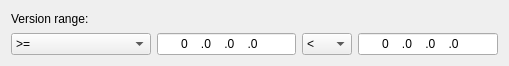
<?xml version="1.0" encoding="UTF-8"?>
<ui version="4.0">
 <class>Form</class>
 <widget class="QWidget" name="Form">
  <property name="geometry">
   <rect>
    <x>0</x>
    <y>0</y>
    <width>509</width>
    <height>66</height>
   </rect>
  </property>
  <property name="windowTitle">
   <string>Form</string>
  </property>
  <layout class="QGridLayout" name="gridLayout">
   <item row="0" column="0">
    <widget class="QLabel" name="rangeLabel">
     <property name="text">
      <string>Version range:</string>
     </property>
     <property name="buddy">
      <cstring>minComboBox</cstring>
     </property>
    </widget>
   </item>
   <item row="1" column="0">
    <widget class="QComboBox" name="minComboBox">
     <property name="sizePolicy">
      <sizepolicy hsizetype="Preferred" vsizetype="Fixed">
       <horstretch>0</horstretch>
       <verstretch>0</verstretch>
      </sizepolicy>
     </property>
     <property name="minimumSize">
      <size>
       <width>50</width>
       <height>0</height>
      </size>
     </property>
     <item>
      <property name="text">
       <string>&gt;=</string>
      </property>
     </item>
     <item>
      <property name="text">
       <string>&gt;</string>
      </property>
     </item>
    </widget>
   </item>
   <item row="1" column="1">
    <widget class="QLineEdit" name="minLineEdit">
     <property name="sizePolicy">
      <sizepolicy hsizetype="Preferred" vsizetype="Fixed">
       <horstretch>0</horstretch>
       <verstretch>0</verstretch>
      </sizepolicy>
     </property>
     <property name="inputMask">
      <string>00000.00000.00000.00000</string>
     </property>
     <property name="text">
      <string>0.0.0.0</string>
     </property>
     <property name="alignment">
      <set>Qt::AlignCenter</set>
     </property>
    </widget>
   </item>
   <item row="1" column="2">
    <widget class="QComboBox" name="maxComboBox">
     <property name="sizePolicy">
      <sizepolicy hsizetype="Fixed" vsizetype="Fixed">
       <horstretch>0</horstretch>
       <verstretch>0</verstretch>
      </sizepolicy>
     </property>
     <property name="minimumSize">
      <size>
       <width>50</width>
       <height>0</height>
      </size>
     </property>
     <item>
      <property name="text">
       <string>&lt;</string>
      </property>
     </item>
     <item>
      <property name="text">
       <string>&lt;=</string>
      </property>
     </item>
    </widget>
   </item>
   <item row="1" column="3">
    <widget class="QLineEdit" name="maxLineEdit">
     <property name="sizePolicy">
      <sizepolicy hsizetype="Preferred" vsizetype="Fixed">
       <horstretch>0</horstretch>
       <verstretch>0</verstretch>
      </sizepolicy>
     </property>
     <property name="inputMask">
      <string>00000.00000.00000.00000</string>
     </property>
     <property name="text">
      <string>0.0.0.0</string>
     </property>
     <property name="alignment">
      <set>Qt::AlignCenter</set>
     </property>
    </widget>
   </item>
  </layout>
 </widget>
 <tabstops>
  <tabstop>minComboBox</tabstop>
  <tabstop>minLineEdit</tabstop>
  <tabstop>maxComboBox</tabstop>
  <tabstop>maxLineEdit</tabstop>
 </tabstops>
 <resources/>
 <connections/>
</ui>
